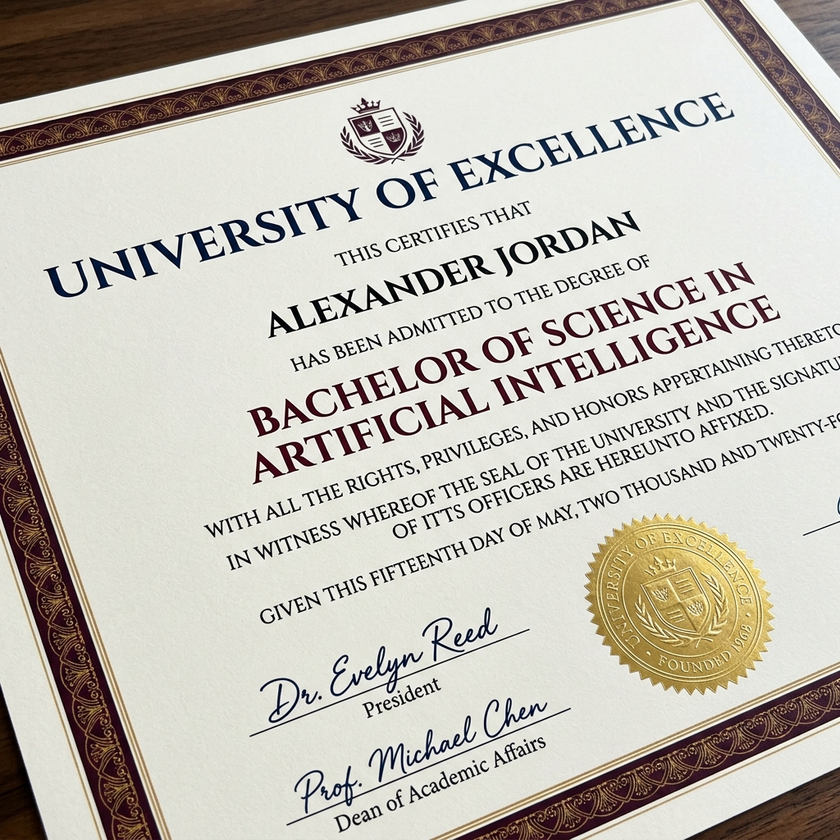
#> input picture test_certificate.png, 840 x 840 px, shrunk from 1024 x 1024 before the run
$ python -i ocr_extraction.py   (imports and definitions only)   (older library calls are emulated)
#> lines starting #> are read from the running program, lines starting #| are printed output that depends on the picture; after the words box and inside, x2 and y2 are one past the last pixel; in counts of white or black regions, pixels touching at a corner belong together
#> further down, picture is the input picture: shape (840, 840, 3); mean B, G, R 181, 189.7, 194
"""
OCR Text Extraction Module
- Extracts text fields (name, ID, date, grades) from documents
- Identifies inconsistencies in text regions
- Generates confidence scores for extracted text
- Produces heatmap of text confidence levels
"""

import cv2
import numpy as np
import re
import os
import pytesseract
from pytesseract import Output

# Set tesseract path for Windows
if os.name == 'nt':
    _tesseract_path = r'C:\Program Files\Tesseract-OCR\tesseract.exe'
    if os.path.exists(_tesseract_path):
        pytesseract.pytesseract.tesseract_cmd = _tesseract_path

from typing import Dict, List, Any


# Common certificate field patterns
FIELD_PATTERNS = {
    "name": [
        r"(?i)(?:name|student|candidate|presented to)\s*[:;]?\s*([A-Z\s]{3,})",
        r"(?i)(?:certify that)\s+([A-Z\s]{3,})",
        r"(?i)(?:mr\.|ms\.|mrs\.)\s+([A-Z\s]{3,})",
    ],
    "roll_number": [
        r"(?i)(?:roll\s*(?:no|number|#)?|id|reg(?:istration)?|serial)\s*[:;]?\s*(\d+\w*)",
    ],
    "date": [
        r"(\d{1,2}[/\-\.]\d{1,2}[/\-\.]\d{2,4})",
        r"(?i)((?:jan|feb|mar|apr|may|jun|jul|aug|sep|oct|nov|dec)\w*\s+\d{1,2},?\s+\d{4})",
        r"(\d{4}[/\-\.]\d{1,2}[/\-\.]\d{1,2})",
    ],
    "degree": [
        r"(?i)(?:degree|diploma|certificate|bachelor|master|doctor)\s+(?:of\s+)?([A-Z\w\s,]{5,})",
    ],
}


def extract_text_regions(img: np.ndarray) -> List[Dict[str, Any]]:
    """
    Detect text regions using MSER and contour analysis.
    Returns list of bounding boxes with confidence.
    """
    gray = img if len(img.shape) == 2 else cv2.cvtColor(img, cv2.COLOR_BGR2GRAY)
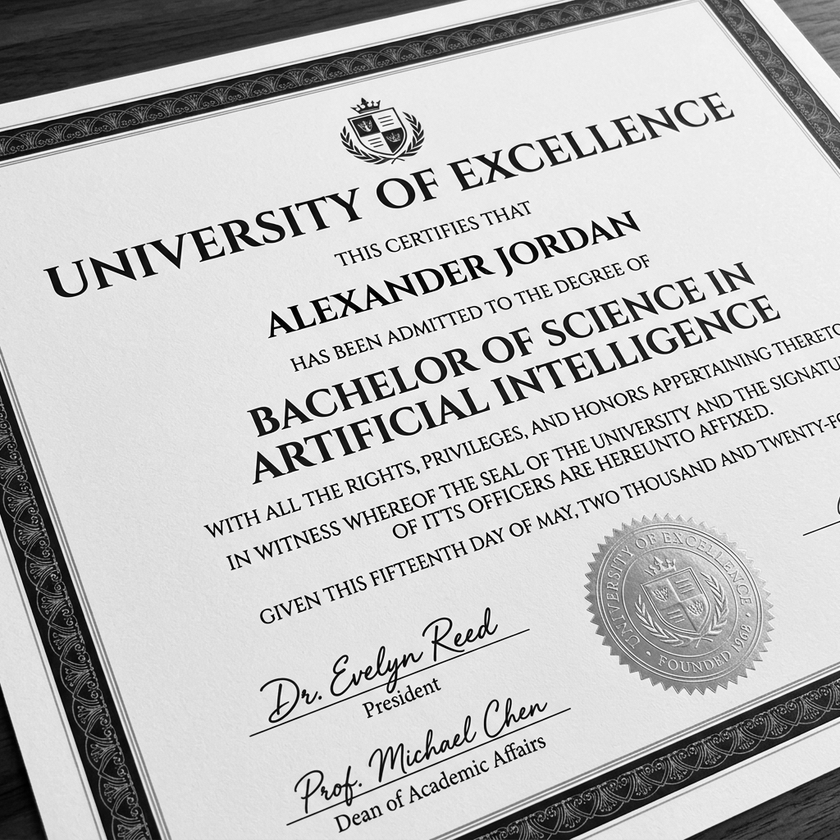
#> gray: shape (840, 840); min 0, max 255, mean 190

    # Use morphological operations to find text lines
    # 1. Edge detection (vertical edges)
    sobel = cv2.Sobel(gray, cv2.CV_8U, 1, 0, ksize=3)
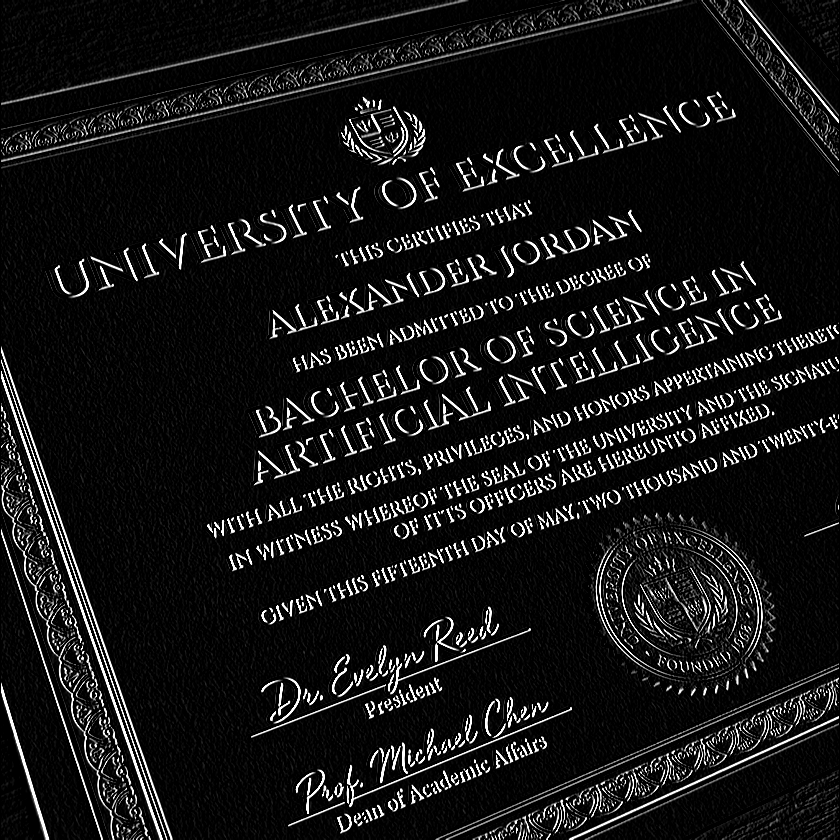
#> sobel: shape (840, 840); min 0, max 255, mean 22.3
    _, binary = cv2.threshold(sobel, 0, 255, cv2.THRESH_BINARY | cv2.THRESH_OTSU)
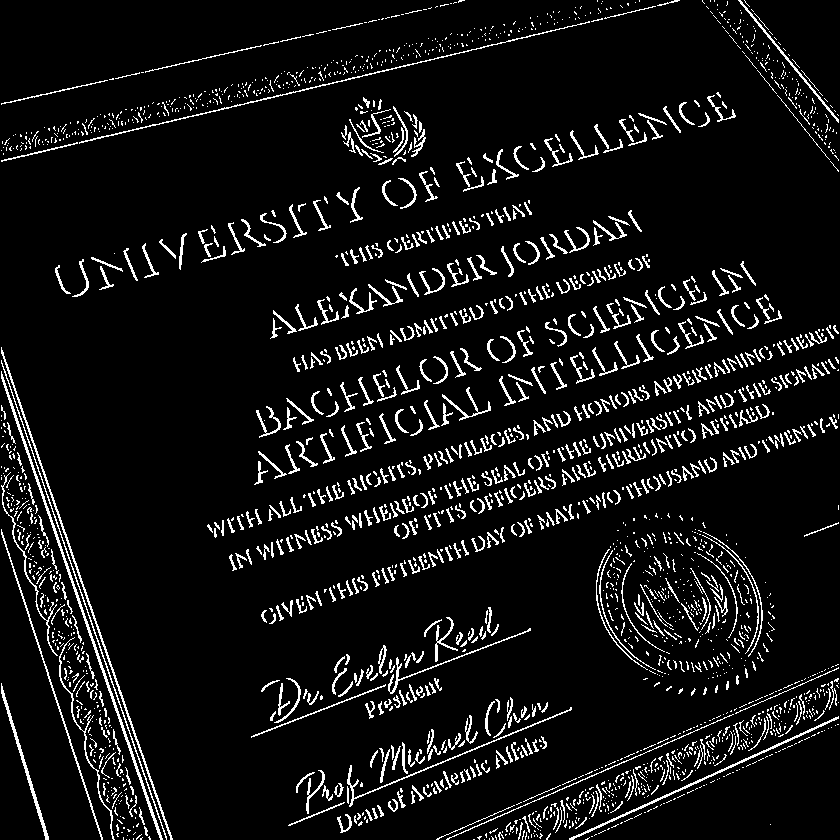
#> binary: shape (840, 840); 7.5% white in thin lines or dots

    # 2. Dilation to connect letters into words/lines
    kernel = cv2.getStructuringElement(cv2.MORPH_RECT, (17, 3))
    morph = cv2.morphologyEx(binary, cv2.MORPH_CLOSE, kernel)
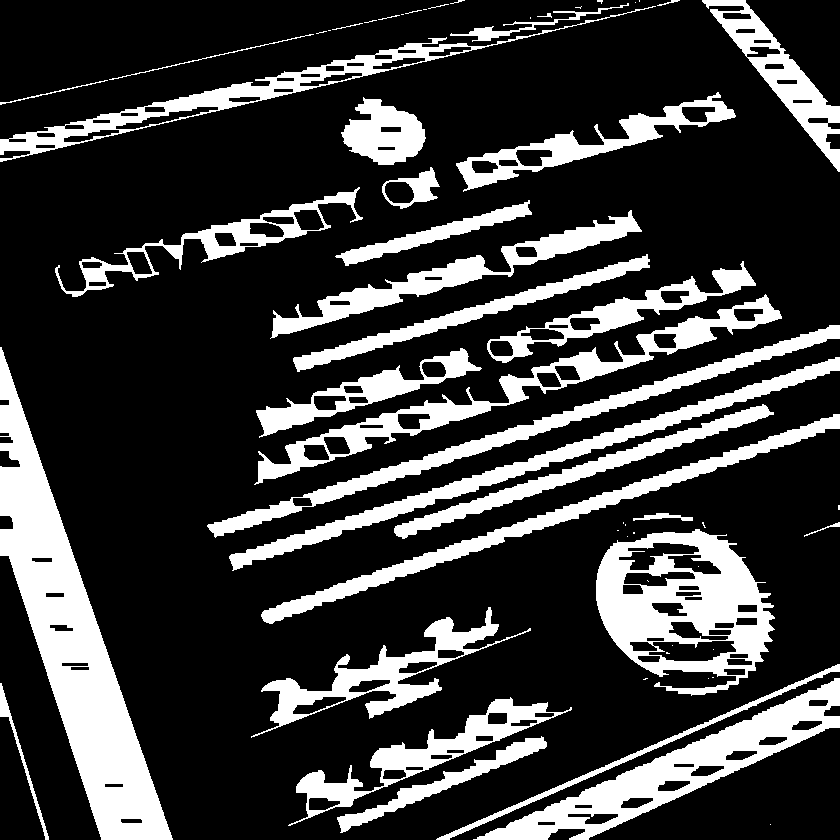
#> morph: shape (840, 840); 23.3% white; 62 white regions (27 under 20 px)

    # 3. Find contours
    contours, _ = cv2.findContours(morph, cv2.RETR_EXTERNAL, cv2.CHAIN_APPROX_SIMPLE)
#> contours = 57 contours, 28 with area under 20; largest, box (x1, y1, x2, y2) and area: (0, 347, 173, 840) 26225, (596, 529, 775, 696) 20419, (473, 678, 840, 840) 14126, (254, 294, 782, 485) 10924, (0, 6, 656, 162) 9209

    text_regions = []
    for cnt in contours:
        x, y, w, h = cv2.boundingRect(cnt)
        aspect_ratio = w / max(h, 1)
        area = w * h
        # Typical text lines are wider than they are tall, but not massive blocks
        if aspect_ratio >= 1.0 and h > 8 and h < 50 and area > 100:
            text_regions.append({
                "x": int(x), "y": int(y),
                "width": int(w), "height": int(h),
                "confidence": min(1.0, w / 200.0), # simple pseudo-confidence
            })
#> this loop made 57 passes
#> (x, y, w, h, aspect_ratio, area) on passes 2, 3, 4, 5, 9, 10, 14, 16, 17, 19, 21, 22: (337, 736, 210, 97, 2.16, 20370), (288, 697, 284, 129, 2.2, 36636), (0, 683, 49, 157, 0.312, 7693), (473, 678, 367, 162, 2.27, 59454), (436, 664, 404, 176, 2.3, 71104), (251, 607, 280, 131, 2.14, 36680), (596, 529, 179, 167, 1.07, 29893), (804, 522, 36, 15, 2.4, 540), (702, 522, 4, 6, 0.667, 24), (633, 513, 60, 8, 7.5, 480), (261, 414, 579, 210, 2.76, 121590), (394, 404, 380, 135, 2.81, 51300)
#> after the loop, text_regions = 5 items

    # Merge overlapping regions
    merged = _merge_overlapping_boxes(text_regions)
    return merged


def _merge_overlapping_boxes(boxes: List[Dict], overlap_thresh: float = 0.3) -> List[Dict]:
    """Merge overlapping bounding boxes using NMS-like approach."""
#> called with overlap_thresh = 0.3
    if not boxes:
        return []

    coords = np.array([[b["x"], b["y"], b["x"] + b["width"], b["y"] + b["height"]] for b in boxes])
#> coords = [[804, 522, 840, 537], [382, 167, 440, 209], [0, 80, 108, 105], [109, 34, 314, 80], [450, 3, 629, 42]]
    areas = (coords[:, 2] - coords[:, 0]) * (coords[:, 3] - coords[:, 1])
#> areas = [540, 2436, 2700, 9430, 6981]
    idxs = np.argsort(areas)[::-1]
#> idxs = [3, 4, 2, 1, 0]

    picked = []
    while len(idxs) > 0:
        i = idxs[0]
        picked.append(i)

        xx1 = np.maximum(coords[i, 0], coords[idxs[1:], 0])
        yy1 = np.maximum(coords[i, 1], coords[idxs[1:], 1])
        xx2 = np.minimum(coords[i, 2], coords[idxs[1:], 2])
        yy2 = np.minimum(coords[i, 3], coords[idxs[1:], 3])

        w = np.maximum(0, xx2 - xx1)
        h = np.maximum(0, yy2 - yy1)
        overlap = (w * h) / areas[idxs[1:]]

        remaining = np.where(overlap < overlap_thresh)[0]
        idxs = idxs[remaining + 1]
#> this loop made 5 passes
#> (i, xx1, yy1, xx2, yy2, h, remaining, idxs) on pass 1: (3, [450, 109, 382, 804], [34, 80, 167, 522], [314, 108, 314, 314], [42, 80, 80, 80], [8, 0, 0, 0], [0, 1, 2, 3], [4, 2, 1, 0])
#> (i, xx1, yy1, xx2, yy2, overlap, remaining, idxs) on pass 2: (4, [450, 450, 804], [80, 167, 522], [108, 440, 629], [42, 42, 42], [0, 0, 0], [0, 1, 2], [2, 1, 0])
#> after the loop, idxs = empty array; picked = [3, 4, 2, 1, 0]

    return [boxes[i] for i in picked[:50]]  # Limit to top 50 regions


# [200 lines left out: functions analyze_text_consistency, extract_fields_from_text, generate_text_heatmap, run_ocr_analysis, _generate_ocr_findings, not called in this run]

>>> import cv2
>>> picture = cv2.imread('../../test_certificate.png')
>>> result = extract_text_regions(picture)
#> in extract_text_regions, `merged = _merge_overlapping_boxes(text_regions)`: merged = 5 items
#> result = 5 items

$ run again, on IIC_LOA.jpg
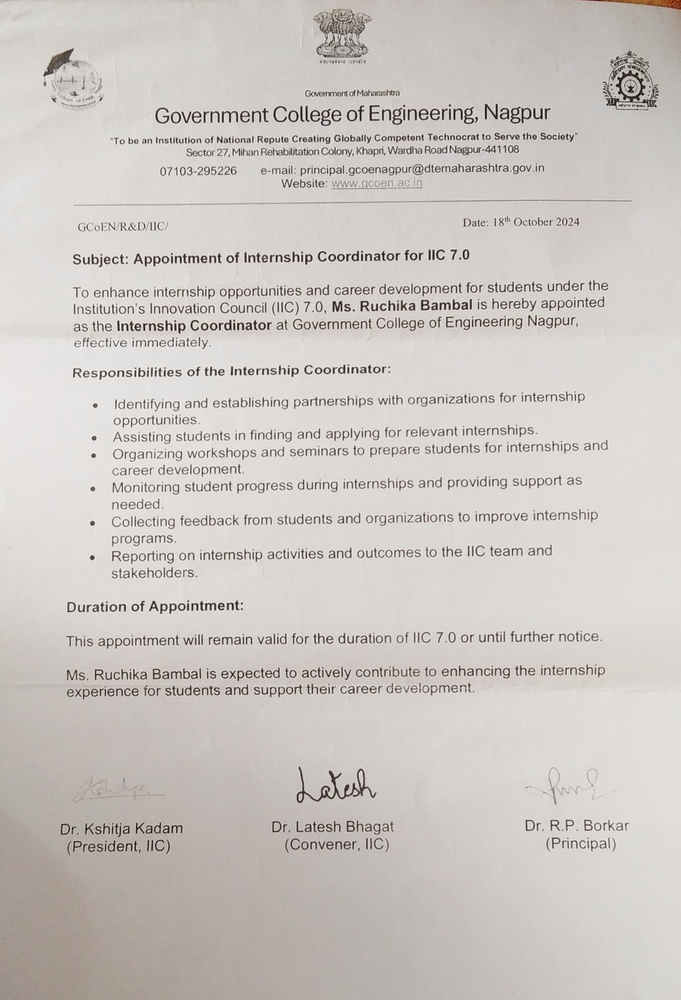
#> input picture IIC_LOA.jpg, 681 x 1000 px, shrunk from 1772 x 2601 before the run
#> picture is the input picture: shape (1000, 681, 3); mean B, G, R 194.7, 198.6, 203.8
#> in extract_text_regions, `sobel = cv2.Sobel(gray, cv2.CV_8U, 1, 0, ksize=3)`:
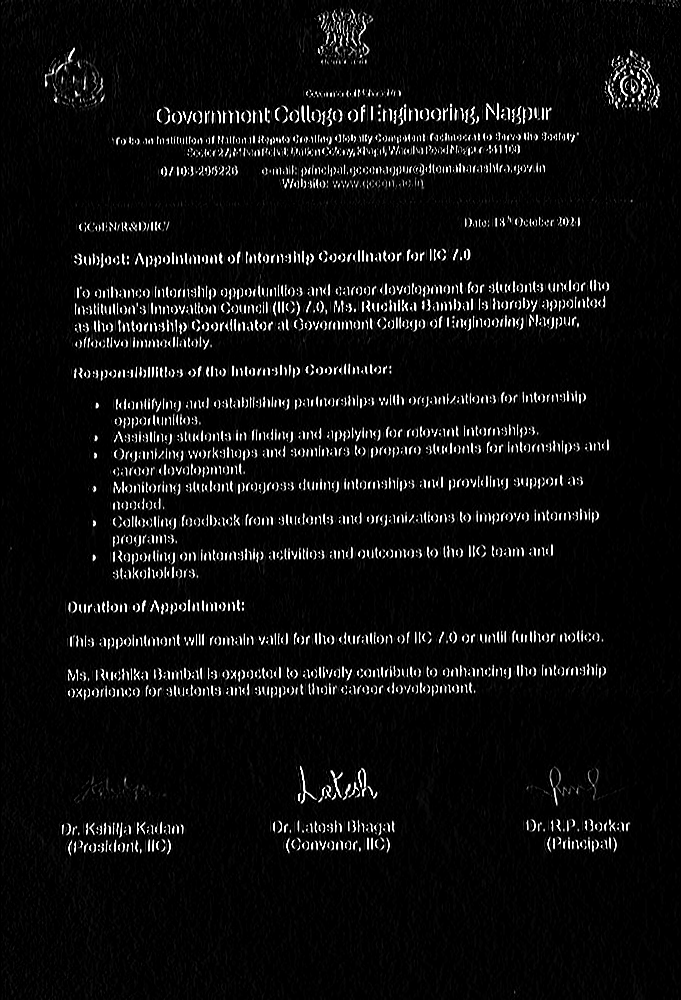
#> sobel: shape (1000, 681); min 0, max 255, mean 13.8
#> binary: shape (1000, 681); 4.7% white in thin lines or dots, all inside (x1, y1, x2, y2) = (45, 4, 674, 855)
#> in extract_text_regions, `morph = cv2.morphologyEx(binary, cv2.MORPH_CLOSE, kernel)`:
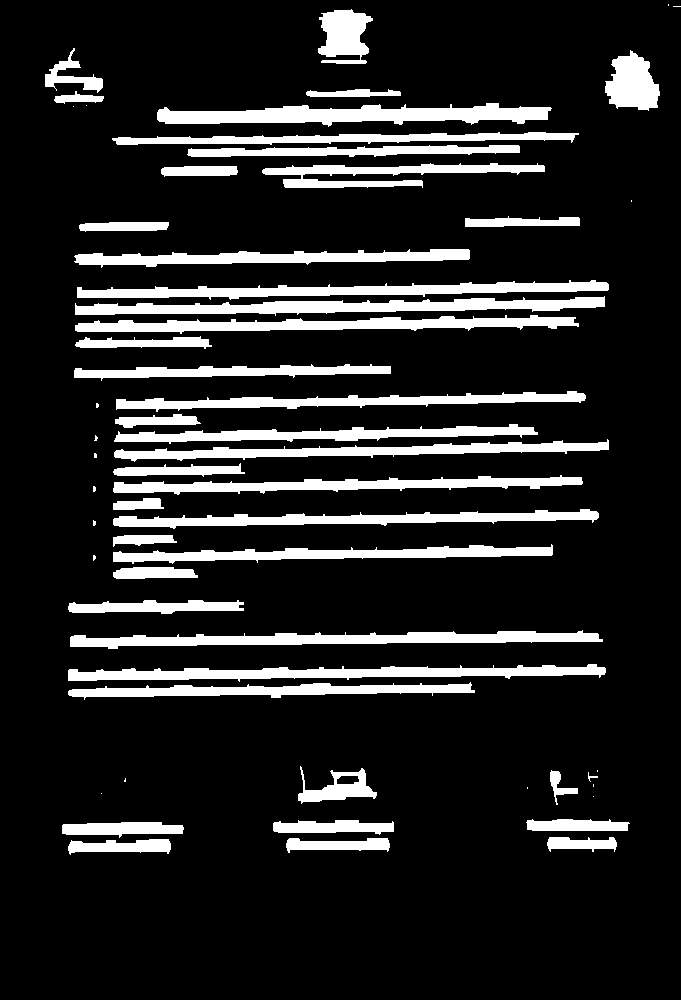
#> morph: shape (1000, 681); 14.4% white; 59 white regions (17 under 20 px)
#> contours = 59 contours, 18 with area under 20; largest, box (x1, y1, x2, y2) and area: (157, 103, 552, 127) 5023, (75, 296, 605, 316) 4800, (70, 630, 603, 649) 4603, (68, 664, 606, 682) 4494, (77, 280, 609, 300) 4349
#> the loop in extract_text_regions, `for cnt in contours:` made 59 passes
#> (x, y, w, h, aspect_ratio, area) on passes 1, 2, 3, 4, 5, 6, 12, 14: (68, 839, 103, 16, 6.44, 1648), (286, 838, 104, 15, 6.93, 1560), (547, 837, 70, 15, 4.67, 1050), (62, 822, 122, 16, 7.62, 1952), (273, 820, 121, 15, 8.07, 1815), (526, 819, 104, 12, 8.67, 1248), (588, 772, 10, 10, 1, 100), (550, 770, 28, 35, 0.8, 980)
#> after the loop in extract_text_regions, `for cnt in contours:`: text_regions = 37 items
#> coords = 37 rows, first 6: [68, 839, 171, 855], [286, 838, 390, 853], [547, 837, 617, 852], [62, 822, 184, 838], [273, 820, 394, 835], [526, 819, 630, 831]
#> areas = 37 values, max 11385 at index 18, min 612 at index 15, mean 4956.4
#> in _merge_overlapping_boxes, `idxs = np.argsort(areas)[::-1]`: idxs = 37 values, max 36 at index 19, min 0 at index 25, mean 18
#> the loop in _merge_overlapping_boxes, `while len(idxs) > 0:` made 37 passes
#> i on passes 1 to 8: 18, 26, 25, 9, 21, 14, 8, 24
#> after the loop in _merge_overlapping_boxes, `while len(idxs) > 0:`: idxs = empty array; picked = 37 values, max 36 at index 19, min 0 at index 25, mean 18
#> merged = 37 items
